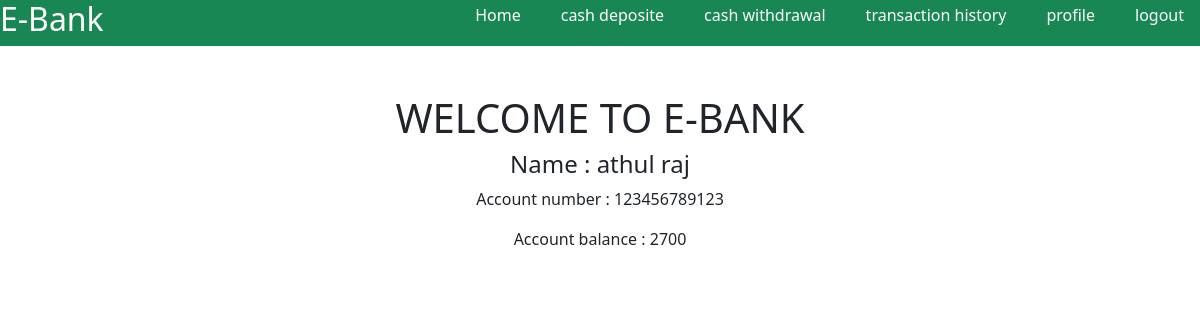
Page /userhome (signed in) on the committed database.
### app/models.py (models this page shows, shortened)
class CustomeUser(AbstractUser):
    Age=models.IntegerField(null=True,blank=True)
    Phonenumber=models.IntegerField(null=True,blank=True,unique=True)
    Address=models.CharField(null=True,blank=True,max_length=100)
    DOB=models.DateField(null=True,blank=True)
    Initialamount=models.IntegerField(null=True,blank=True)
    Accountnumber=models.CharField(null=True,blank=True,max_length=100,unique=True)
    Ifsc=models.IntegerField(null=True,blank=True)
    Branch=models.CharField(null=True,blank=True ,max_length=100)
    Pincode=models.IntegerField(null=True,blank=True)
    Image=models.FileField(null=True,blank=True)
    usertype=models.CharField(max_length=200)

### app/views.py (the view)
# urls.py: path('userhome',views.userhome,name='userhome'),
def userhome(request):
    user = CustomeUser.objects.get(id = request.user.id)
    return render(request,'userhome.html',{'data':user})

### templates/userhome.html (shortened to what this page needs)
<!DOCTYPE html>
<html lang="en">
<head>
    <link href="https://cdn.jsdelivr.net/npm/bootstrap@5.3.3/dist/css/bootstrap.min.css" rel="stylesheet">
</head>
<body>
    <nav class="bg-success d-flex align-items-center justify-content-between mb-5">
        <div class="">
            <h2 class="text-white">E-Bank</h2>
        </div>
        <div>
            <ul class="d-flex gap-2 list-unstyled">
                <li><a href="{% url 'userhome' %}" class="text-decoration-none text-white p-3">Home</a></li>
                <li><a href="{% url 'deposite' %}" class="text-decoration-none text-white p-3">cash deposite</a></li>
                <li><a href="{% url 'withdraw' %}" class="text-decoration-none text-white p-3">cash withdrawal</a></li>
                <li><a href="{% url 'userhistory' %}" class="text-decoration-none text-white p-3">transaction history</a></li>
                <li><a href="{% url 'userprofile' %}" class="text-decoration-none text-white p-3">profile</a></li>
                <li><a href="{% url 'logout' %}" class="text-decoration-none text-white p-3">logout</a></li>
            </ul>
        </div>
    </nav>
    {% block content %}
    <div class="mt-5">
        <div>
            <h1 class="text-center">WELCOME TO E-BANK</h1>
            <p class="d-block h4" style="text-align: center;"> Name :  {{data.first_name}}</p>
            <p class="d-block " style="text-align: center;">Account number : {{ data.Accountnumber}}</p>
            <p class="d-block" style="text-align: center;">Account balance : {{data.Initialamount}}</p>
        </div>
    </div>
    {% endblock %}
</body>
</html>

### rows in the picture
CustomeUser: first_name "athul raj", Accountnumber "123456789123", Initialamount "2700"
